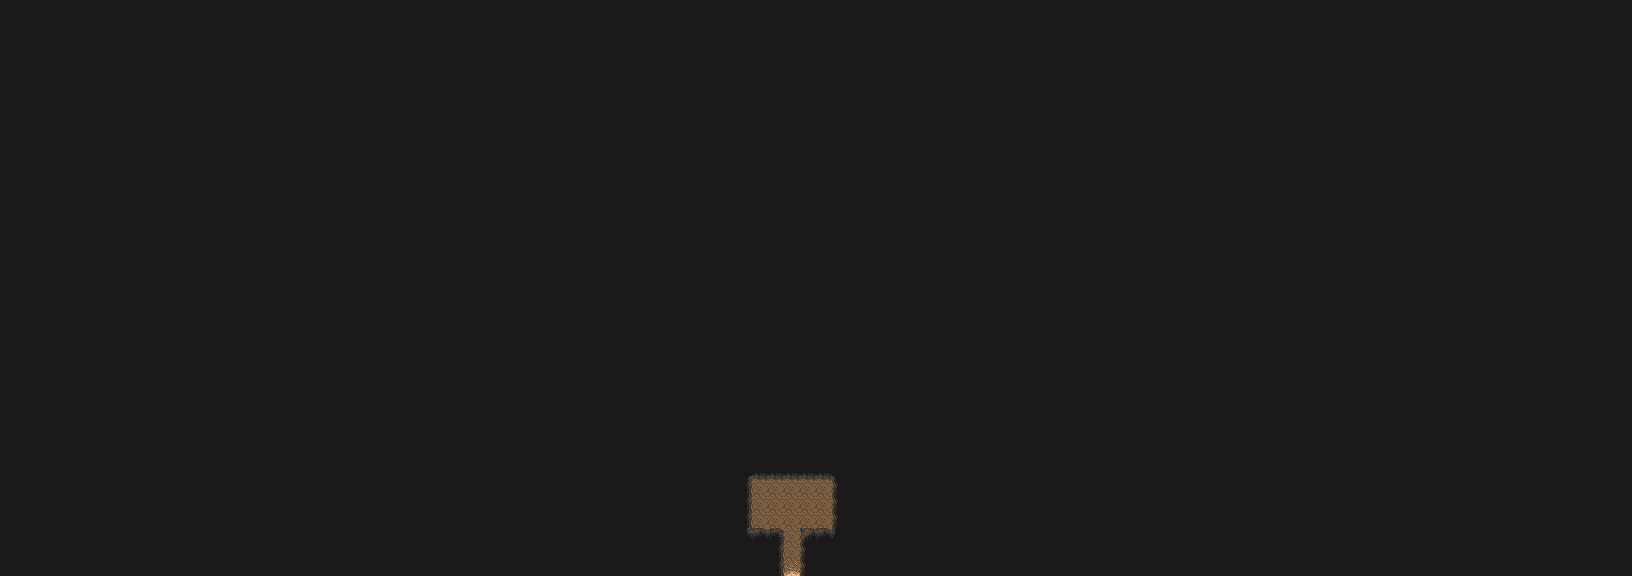

A 2D game scene composited from a Tiled map and its tileset images. What follows is a short description and the map's XML, with each tile layer's data collapsed to a summary:
An orthogonal 102x36 tile map with 16x16 px tiles, 5 tile layers (Base, Environment, Platform, Objects, ...), 1 hidden layer not drawn, 2 tilesets and 10 objects (2x torch, sign1, inv_ruinsCaveSign, 6_ruins).

<map version="1.10" tiledversion="1.10.1" orientation="orthogonal" renderorder="right-down" width="102" height="36" tilewidth="16" tileheight="16" infinite="0" nextlayerid="19" nextobjectid="1211">
 <editorsettings>
  <export target="c_cloudRuins.lua" format="lua" />
 </editorsettings>
 <properties>
  <property name="dark" type="int" value="100" />
  <property name="defaultX" type="int" value="790" />
  <property name="defaultY" type="int" value="518" />
  <property name="music" value="cave" />
  <property name="weather" value="none" />
 </properties>
 <tileset firstgid="1" name="cave" tilewidth="16" tileheight="16" tilecount="160" columns="16">
  <image source="../_tilesets/cave.png" width="256" height="160" />
  <tile id="127">
   <animation>
    <frame tileid="127" duration="100" />
   </animation>
  </tile>
  <tile id="143">
   <animation>
    <frame tileid="143" duration="100" />
   </animation>
  </tile>
  <tile id="159">
   <animation>
    <frame tileid="159" duration="100" />
   </animation>
  </tile>
 </tileset>
 <tileset firstgid="161" name="water" tilewidth="16" tileheight="16" tilecount="1296" columns="24">
  <image source="../_tilesets/water.png" width="384" height="864" />
  <tile id="0">
   <animation>
    <frame tileid="0" duration="350" />
    <frame tileid="3" duration="350" />
    <frame tileid="6" duration="350" />
    <frame tileid="9" duration="350" />
   </animation>
  </tile>
  <tile id="1">
   <animation>
    <frame tileid="1" duration="350" />
    <frame tileid="4" duration="350" />
    <frame tileid="7" duration="350" />
    <frame tileid="10" duration="350" />
   </animation>
  </tile>
  <tile id="2">
   <animation>
    <frame tileid="2" duration="350" />
    <frame tileid="5" duration="350" />
    <frame tileid="8" duration="350" />
    <frame tileid="11" duration="350" />
   </animation>
  </tile>
  <tile id="12">
   <animation>
    <frame tileid="12" duration="350" />
    <frame tileid="15" duration="350" />
    <frame tileid="18" duration="350" />
    <frame tileid="21" duration="350" />
   </animation>
  </tile>
  <tile id="13">
   <animation>
    <frame tileid="13" duration="350" />
    <frame tileid="16" duration="350" />
    <frame tileid="19" duration="350" />
    <frame tileid="22" duration="350" />
   </animation>
  </tile>
  <tile id="14">
   <animation>
    <frame tileid="14" duration="350" />
    <frame tileid="17" duration="350" />
    <frame tileid="20" duration="350" />
    <frame tileid="23" duration="350" />
   </animation>
  </tile>
  <tile id="24">
   <animation>
    <frame tileid="24" duration="350" />
    <frame tileid="27" duration="350" />
    <frame tileid="30" duration="350" />
    <frame tileid="33" duration="350" />
   </animation>
  </tile>
  <tile id="26">
   <animation>
    <frame tileid="26" duration="350" />
    <frame tileid="29" duration="350" />
    <frame tileid="32" duration="350" />
    <frame tileid="35" duration="350" />
   </animation>
  </tile>
  <tile id="37">
   <animation>
    <frame tileid="37" duration="350" />
    <frame tileid="40" duration="350" />
    <frame tileid="43" duration="350" />
    <frame tileid="46" duration="350" />
   </animation>
  </tile>
  <tile id="38">
   <animation>
    <frame tileid="38" duration="350" />
    <frame tileid="41" duration="350" />
    <frame tileid="44" duration="350" />
    <frame tileid="47" duration="350" />
   </animation>
  </tile>
  <tile id="48">
   <animation>
    <frame tileid="48" duration="350" />
    <frame tileid="51" duration="350" />
    <frame tileid="54" duration="350" />
    <frame tileid="57" duration="350" />
   </animation>
  </tile>
  <tile id="49">
   <animation>
    <frame tileid="49" duration="350" />
    <frame tileid="52" duration="350" />
    <frame tileid="55" duration="350" />
    <frame tileid="58" duration="350" />
   </animation>
  </tile>
  <tile id="50">
   <animation>
    <frame tileid="50" duration="350" />
    <frame tileid="53" duration="350" />
    <frame tileid="56" duration="350" />
    <frame tileid="59" duration="350" />
   </animation>
  </tile>
  <tile id="61">
   <animation>
    <frame tileid="61" duration="350" />
    <frame tileid="64" duration="350" />
    <frame tileid="67" duration="350" />
    <frame tileid="70" duration="350" />
   </animation>
  </tile>
  <tile id="62">
   <animation>
    <frame tileid="62" duration="350" />
    <frame tileid="65" duration="350" />
    <frame tileid="68" duration="350" />
    <frame tileid="71" duration="350" />
   </animation>
  </tile>
  <tile id="72">
   <animation>
    <frame tileid="72" duration="350" />
    <frame tileid="74" duration="350" />
    <frame tileid="76" duration="350" />
    <frame tileid="78" duration="350" />
   </animation>
  </tile>
  <tile id="73">
   <animation>
    <frame tileid="73" duration="350" />
    <frame tileid="75" duration="350" />
    <frame tileid="77" duration="350" />
    <frame tileid="79" duration="350" />
   </animation>
  </tile>
  <tile id="85">
   <animation>
    <frame tileid="85" duration="350" />
    <frame tileid="88" duration="350" />
    <frame tileid="91" duration="350" />
    <frame tileid="94" duration="350" />
   </animation>
  </tile>
  <tile id="86">
   <animation>
    <frame tileid="86" duration="350" />
    <frame tileid="89" duration="350" />
    <frame tileid="92" duration="350" />
    <frame tileid="95" duration="350" />
   </animation>
  </tile>
  <tile id="96">
   <animation>
    <frame tileid="96" duration="350" />
    <frame tileid="98" duration="350" />
    <frame tileid="100" duration="350" />
    <frame tileid="102" duration="350" />
   </animation>
  </tile>
  <tile id="97">
   <animation>
    <frame tileid="97" duration="350" />
    <frame tileid="99" duration="350" />
    <frame tileid="101" duration="350" />
    <frame tileid="103" duration="350" />
   </animation>
  </tile>
  <tile id="144">
   <animation>
    <frame tileid="144" duration="350" />
    <frame tileid="147" duration="350" />
    <frame tileid="150" duration="350" />
    <frame tileid="153" duration="350" />
   </animation>
  </tile>
  <tile id="146">
   <animation>
    <frame tileid="146" duration="350" />
    <frame tileid="149" duration="350" />
    <frame tileid="152" duration="350" />
    <frame tileid="155" duration="350" />
   </animation>
  </tile>
  <tile id="156">
   <animation>
    <frame tileid="156" duration="350" />
    <frame tileid="159" duration="350" />
    <frame tileid="162" duration="350" />
    <frame tileid="165" duration="350" />
   </animation>
  </tile>
  <tile id="158">
   <animation>
    <frame tileid="158" duration="350" />
    <frame tileid="161" duration="350" />
    <frame tileid="164" duration="350" />
    <frame tileid="167" duration="350" />
   </animation>
  </tile>
  <tile id="168">
   <animation>
    <frame tileid="168" duration="350" />
    <frame tileid="171" duration="350" />
    <frame tileid="174" duration="350" />
    <frame tileid="177" duration="350" />
   </animation>
  </tile>
  <tile id="170">
   <animation>
    <frame tileid="170" duration="350" />
    <frame tileid="173" duration="350" />
    <frame tileid="176" duration="350" />
    <frame tileid="179" duration="350" />
   </animation>
  </tile>
  <tile id="180">
   <animation>
    <frame tileid="180" duration="350" />
    <frame tileid="183" duration="350" />
    <frame tileid="186" duration="350" />
    <frame tileid="189" duration="350" />
   </animation>
  </tile>
  <tile id="182">
   <animation>
    <frame tileid="182" duration="350" />
    <frame tileid="185" duration="350" />
    <frame tileid="188" duration="350" />
    <frame tileid="191" duration="350" />
   </animation>
  </tile>
  <tile id="192">
   <animation>
    <frame tileid="192" duration="350" />
    <frame tileid="195" duration="350" />
    <frame tileid="198" duration="350" />
    <frame tileid="201" duration="350" />
   </animation>
  </tile>
  <tile id="193">
   <animation>
    <frame tileid="193" duration="350" />
    <frame tileid="196" duration="350" />
    <frame tileid="199" duration="350" />
    <frame tileid="202" duration="350" />
   </animation>
  </tile>
  <tile id="194">
   <animation>
    <frame tileid="194" duration="350" />
    <frame tileid="197" duration="350" />
    <frame tileid="200" duration="350" />
    <frame tileid="203" duration="350" />
   </animation>
  </tile>
  <tile id="204">
   <animation>
    <frame tileid="204" duration="350" />
    <frame tileid="207" duration="350" />
    <frame tileid="210" duration="350" />
    <frame tileid="213" duration="350" />
   </animation>
  </tile>
  <tile id="205">
   <animation>
    <frame tileid="205" duration="350" />
    <frame tileid="208" duration="350" />
    <frame tileid="211" duration="350" />
    <frame tileid="214" duration="350" />
   </animation>
  </tile>
  <tile id="206">
   <animation>
    <frame tileid="206" duration="350" />
    <frame tileid="209" duration="350" />
    <frame tileid="212" duration="350" />
    <frame tileid="215" duration="350" />
   </animation>
  </tile>
  <tile id="216">
   <animation>
    <frame tileid="216" duration="350" />
    <frame tileid="218" duration="350" />
    <frame tileid="220" duration="350" />
    <frame tileid="222" duration="350" />
   </animation>
  </tile>
  <tile id="217">
   <animation>
    <frame tileid="217" duration="350" />
    <frame tileid="219" duration="350" />
    <frame tileid="221" duration="350" />
    <frame tileid="223" duration="350" />
   </animation>
  </tile>
  <tile id="228">
   <animation>
    <frame tileid="228" duration="350" />
    <frame tileid="230" duration="350" />
    <frame tileid="232" duration="350" />
    <frame tileid="234" duration="350" />
   </animation>
  </tile>
  <tile id="229">
   <animation>
    <frame tileid="229" duration="350" />
    <frame tileid="231" duration="350" />
    <frame tileid="233" duration="350" />
    <frame tileid="235" duration="350" />
   </animation>
  </tile>
  <tile id="240">
   <animation>
    <frame tileid="240" duration="350" />
    <frame tileid="242" duration="350" />
    <frame tileid="244" duration="350" />
    <frame tileid="246" duration="350" />
   </animation>
  </tile>
  <tile id="241">
   <animation>
    <frame tileid="241" duration="350" />
    <frame tileid="243" duration="350" />
    <frame tileid="245" duration="350" />
    <frame tileid="247" duration="350" />
   </animation>
  </tile>
  <tile id="252">
   <animation>
    <frame tileid="252" duration="350" />
    <frame tileid="254" duration="350" />
    <frame tileid="256" duration="350" />
    <frame tileid="258" duration="350" />
   </animation>
  </tile>
  <tile id="253">
   <animation>
    <frame tileid="253" duration="350" />
    <frame tileid="255" duration="350" />
    <frame tileid="257" duration="350" />
    <frame tileid="259" duration="350" />
   </animation>
  </tile>
  <tile id="876">
   <animation>
    <frame tileid="876" duration="300" />
    <frame tileid="877" duration="300" />
    <frame tileid="878" duration="300" />
    <frame tileid="879" duration="300" />
   </animation>
  </tile>
  <tile id="1008">
   <animation>
    <frame tileid="1008" duration="350" />
    <frame tileid="1011" duration="350" />
    <frame tileid="1014" duration="350" />
    <frame tileid="1017" duration="350" />
   </animation>
  </tile>
  <tile id="1009">
   <animation>
    <frame tileid="1009" duration="350" />
    <frame tileid="1012" duration="350" />
    <frame tileid="1015" duration="350" />
    <frame tileid="1018" duration="350" />
   </animation>
  </tile>
  <tile id="1010">
   <animation>
    <frame tileid="1010" duration="350" />
    <frame tileid="1013" duration="350" />
    <frame tileid="1016" duration="350" />
    <frame tileid="1019" duration="350" />
   </animation>
  </tile>
  <tile id="1032">
   <animation>
    <frame tileid="1032" duration="350" />
    <frame tileid="1035" duration="350" />
    <frame tileid="1038" duration="350" />
    <frame tileid="1041" duration="350" />
   </animation>
  </tile>
  <tile id="1034">
   <animation>
    <frame tileid="1034" duration="350" />
    <frame tileid="1037" duration="350" />
    <frame tileid="1040" duration="350" />
    <frame tileid="1043" duration="350" />
   </animation>
  </tile>
  <tile id="1056">
   <animation>
    <frame tileid="1056" duration="350" />
    <frame tileid="1059" duration="350" />
    <frame tileid="1062" duration="350" />
    <frame tileid="1065" duration="350" />
   </animation>
  </tile>
  <tile id="1057">
   <animation>
    <frame tileid="1057" duration="350" />
    <frame tileid="1060" duration="350" />
    <frame tileid="1063" duration="350" />
    <frame tileid="1066" duration="350" />
   </animation>
  </tile>
  <tile id="1058">
   <animation>
    <frame tileid="1058" duration="350" />
    <frame tileid="1061" duration="350" />
    <frame tileid="1064" duration="350" />
    <frame tileid="1067" duration="350" />
   </animation>
  </tile>
  <tile id="1080">
   <animation>
    <frame tileid="1080" duration="350" />
    <frame tileid="1082" duration="350" />
    <frame tileid="1084" duration="350" />
    <frame tileid="1086" duration="350" />
   </animation>
  </tile>
  <tile id="1081">
   <animation>
    <frame tileid="1081" duration="350" />
    <frame tileid="1083" duration="350" />
    <frame tileid="1085" duration="350" />
    <frame tileid="1087" duration="350" />
   </animation>
  </tile>
  <tile id="1104">
   <animation>
    <frame tileid="1104" duration="350" />
    <frame tileid="1106" duration="350" />
    <frame tileid="1108" duration="350" />
    <frame tileid="1110" duration="350" />
   </animation>
  </tile>
  <tile id="1105">
   <animation>
    <frame tileid="1105" duration="350" />
    <frame tileid="1107" duration="350" />
    <frame tileid="1109" duration="350" />
    <frame tileid="1111" duration="350" />
   </animation>
  </tile>
 </tileset>
 <layer id="1" name="Base" width="102" height="36">
  <data>[3672 cells, 3672 non-empty, 13 distinct tile ids]</data>
 </layer>
 <layer id="15" name="Environment" width="102" height="36">
  <data>[3672 cells, 0 non-empty, 0 distinct tile ids]</data>
 </layer>
 <layer id="16" name="Platform" width="102" height="36">
  <data>[3672 cells, 0 non-empty, 0 distinct tile ids]</data>
 </layer>
 <layer id="2" name="Objects" width="102" height="36">
  <data>[3672 cells, 0 non-empty, 0 distinct tile ids]</data>
 </layer>
 <layer id="11" name="Objects2" width="102" height="36">
  <data>[3672 cells, 0 non-empty, 0 distinct tile ids]</data>
 </layer>
 <layer id="4" name="Test" width="102" height="36" visible="0">
  <data>[3672 cells, 0 non-empty, 0 distinct tile ids]</data>
 </layer>
 <objectgroup id="3" name="Walls">
  <object id="1205" x="800" y="528" width="40" height="48" />
  <object id="1206" x="832" y="456" width="36" height="72" />
  <object id="1207" x="752" y="448" width="80" height="32" />
  <object id="1208" x="716" y="444" width="36" height="84" />
  <object id="1209" x="732" y="528" width="52" height="48" />
 </objectgroup>
 <objectgroup id="5" name="Loot" />
 <objectgroup id="12" name="Plants" />
 <objectgroup id="18" name="Rocks">
  <object id="1201" name="torch" x="760" y="520">
   <point />
  </object>
  <object id="1202" name="torch" x="824" y="520">
   <point />
  </object>
 </objectgroup>
 <objectgroup id="9" name="Trees">
  <object id="1203" name="sign1" x="784" y="492" width="8" height="8" />
 </objectgroup>
 <objectgroup id="8" name="Chests" />
 <objectgroup id="6" name="Enemies" />
 <objectgroup id="14" name="NPC">
  <object id="1204" name="inv_ruinsCaveSign" x="792" y="496">
   <point />
  </object>
 </objectgroup>
 <objectgroup id="13" name="Portals" />
 <objectgroup id="17" name="Structures">
  <properties>
   <property name="dark" type="bool" value="true" />
  </properties>
 </objectgroup>
 <objectgroup id="10" name="Water" />
 <objectgroup id="7" name="Transitions">
  <object id="1210" name="6_ruins" x="780" y="576" width="24" height="12">
   <properties>
    <property name="destX" type="int" value="712" />
    <property name="destY" type="int" value="150" />
   </properties>
  </object>
 </objectgroup>
</map>
